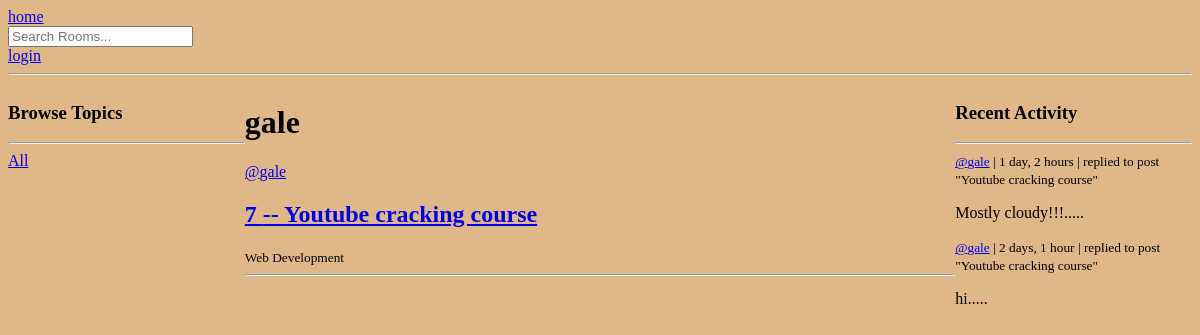
Before: /user-profile/4/ with the older database file.
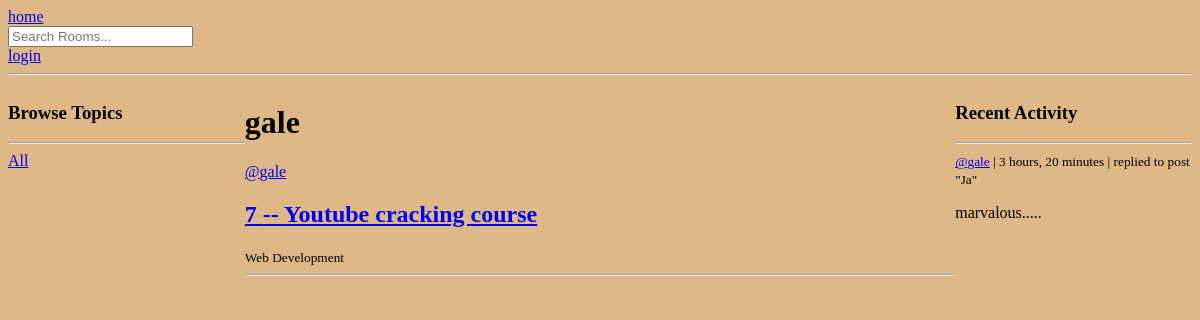
After: the same page with the newer database file.
### base/models.py (models this page shows, shortened)
class Room(models.Model):
    host = models.ForeignKey(User, on_delete=models.SET_NULL, null=True)
    topic = models.ForeignKey(Topic, on_delete=models.SET_NULL, null=True)
    name = models.CharField(max_length=200)
    description = models.TextField(null=True, blank=True)
    participants = models.ManyToManyField(User, related_name="participants", blank=True)
    updated = models.DateTimeField(auto_now=True)
    created = models.DateTimeField(auto_now_add=True)
    class Meta:
        ordering = ['-updated', '-created']
    def __str__(self):
        return self.name

class Topic(models.Model):
    name = models.CharField(max_length=200)

class Message(models.Model):
    user = models.ForeignKey(User, on_delete=models.CASCADE)
    room = models.ForeignKey(Room, on_delete=models.CASCADE)
    body = models.TextField(max_length=300)
    updated = models.DateTimeField(auto_now=True)
    created = models.DateTimeField(auto_now_add=True)
    class Meta:
        ordering = ['-updated', '-created']

### base/views.py (the view)
# urls.py: path('user-profile/<str:pk>/', views.userProfile, name='user-profile'),
def userProfile(request, pk):
    user = User.objects.get(id=pk)
    rooms = user.room_set.all()
    room_messages = user.message_set.all()
    topic = Topic.objects.all()
    context = {'user': user, 'rooms': rooms, 'room_messages': room_messages, 'topic': topic}
    return render(request, 'base/profile.html', context)

### base/templates/base/profile.html (shortened to what this page needs)
{% extends "main.html" %}
{% block content %}
    <div class='profile-container'>
        <div>
            {% include 'base/topics_compotent.html' %}
        </div>
        <div>
            <h1>{{user.username}}</h1>
            {% include 'base/feed_component.html' %}
        </div>
        <div>
            {% include 'base/activity_component.html' %}
        </div>
    </div>
{% endblock %}

### templates/main.html (shortened to what this page needs)
<!doctype html>
{% load static %}
<html>
  <head>
    <link rel="stylesheet" type="text/css" media="screen"  href="{% static 'styles/main.css' %}">
  </head>
  <body>
    {% include 'navbar.html' %}
    {% block content %}
    {% endblock content %}
  </body>
</html>

### templates/navbar.html
<a href="/">
    home
</a>
<form method="GET" action={% url 'home' %} >
    <input type='text' name='q' placeholder="Search Rooms..." />
</form>
{% if request.user.is_authenticated %}
<p> hello {{request.user}}</p>
<a href={% url 'logout' %} >logout</a>
{% else %}
<a href={% url 'login' %} >login</a>
{% endif %}
<hr />

### base/templates/base/topics_compotent.html (shortened to what this page needs)
<h3>Browse Topics</h3>
        <hr>
        <div>
            <a href={% url 'home' %} > All </a>
        </div>

### base/templates/base/feed_component.html (shortened to what this page needs)
{% for room in rooms %}
            <div>
                <span><a href={% url 'user-profile' room.host.id %} > @{{ room.host.username }}</a></span>
                <a href={% url 'room' room.id %}><h2>{{room.id}} -- {{ room.name }}</h2></a>
                <small>{{ room.topic.name }}</small>
                <hr>
            </div>
        {% endfor %}

### base/templates/base/activity_component.html (shortened to what this page needs)
<h3>Recent Activity</h3>
        <hr>
        {% for message in room_messages %}
            <div>
                <small><a href={% url 'user-profile' message.user.id %}>@{{message.user}}</a> | {{message.created|timesince}} | </small>
                <small>replied to post "{{message.room}}"</small>
                <p>{{message.body}}.....</p>
            </div>
        {% endfor %}

### static/styles/main.css (style rules this page uses)
body { background-color: burlywood; }

### base/templates/base/profile.html (style rules this page uses)
.profile-container { display: grid; grid-template-columns: 1fr 3fr 1fr; }

Changed rows visible on the page:
removed Message: user "gale", created "1 day, 2 hours", room "Youtube cracking course", body "Mostly cloudy!!!"
removed Message: user "gale", created "2 days, 1 hour", room "Youtube cracking course", body "hi"
added Message: user "gale", created "3 hours, 20 minutes", room "Ja", body "marvalous"
